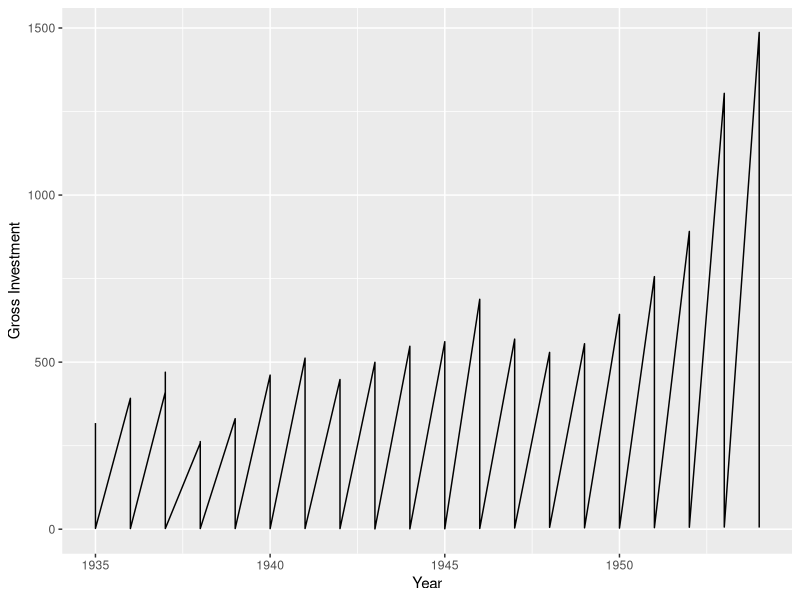
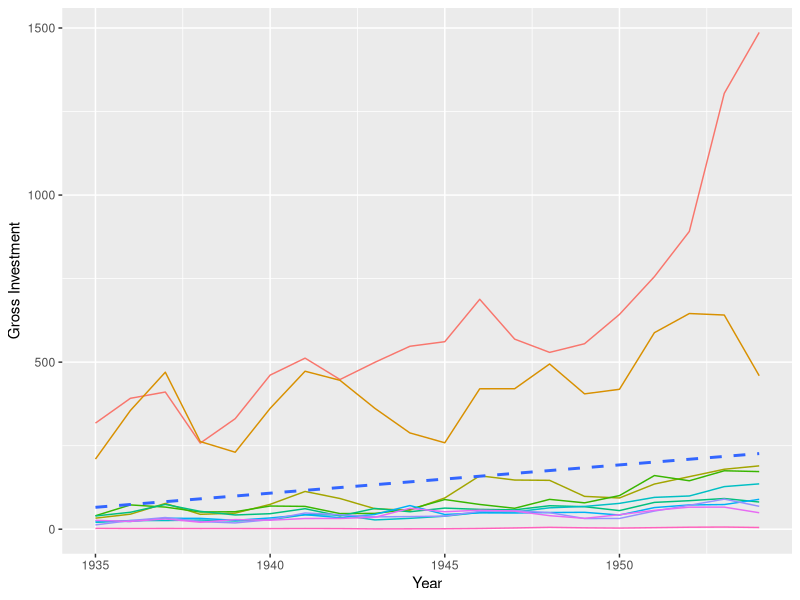
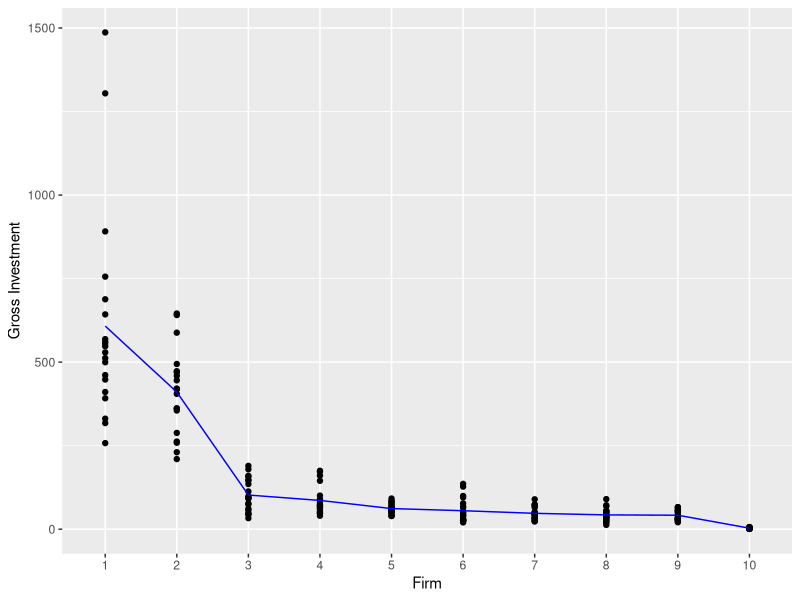
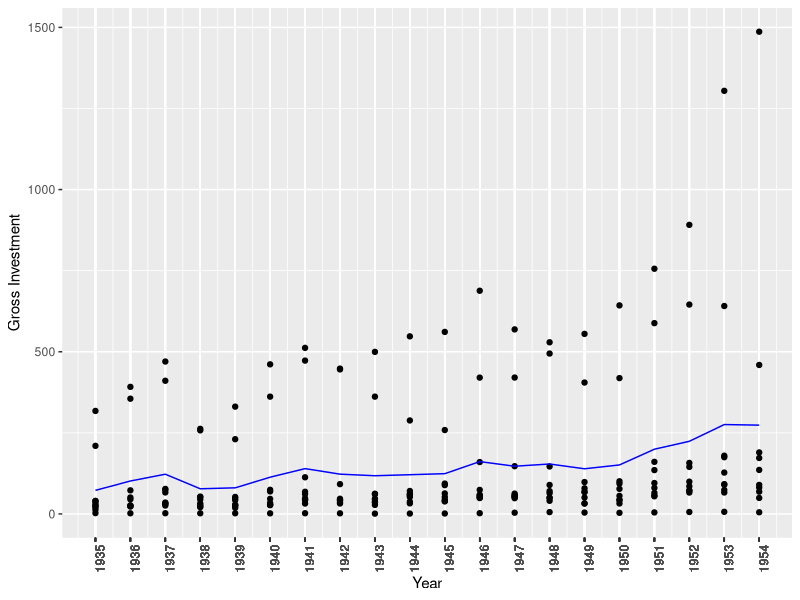
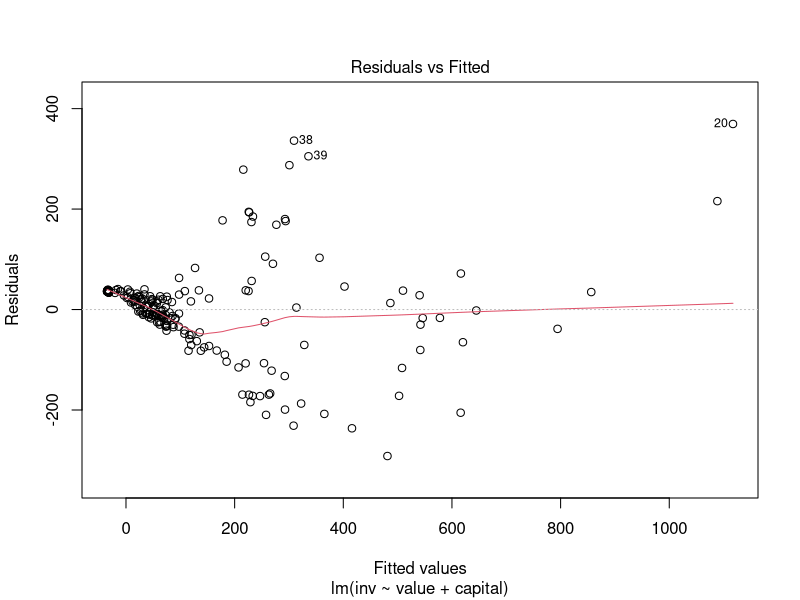
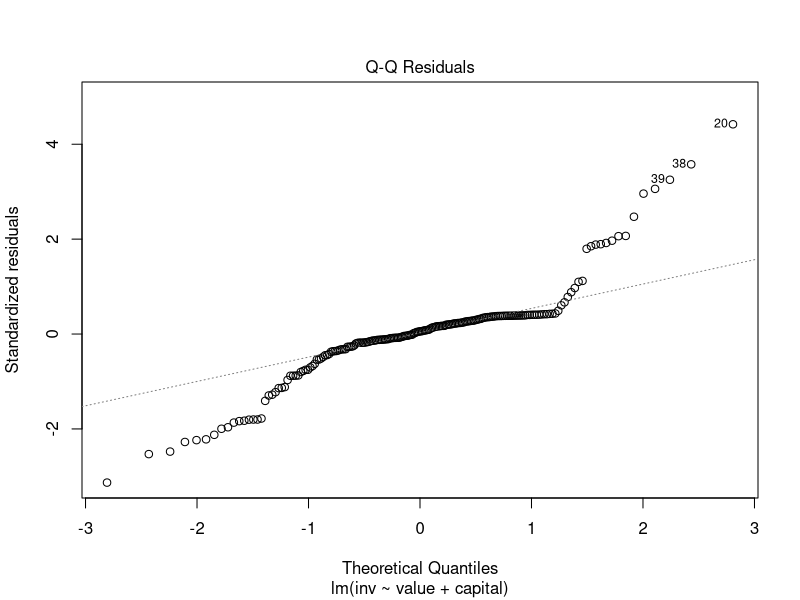
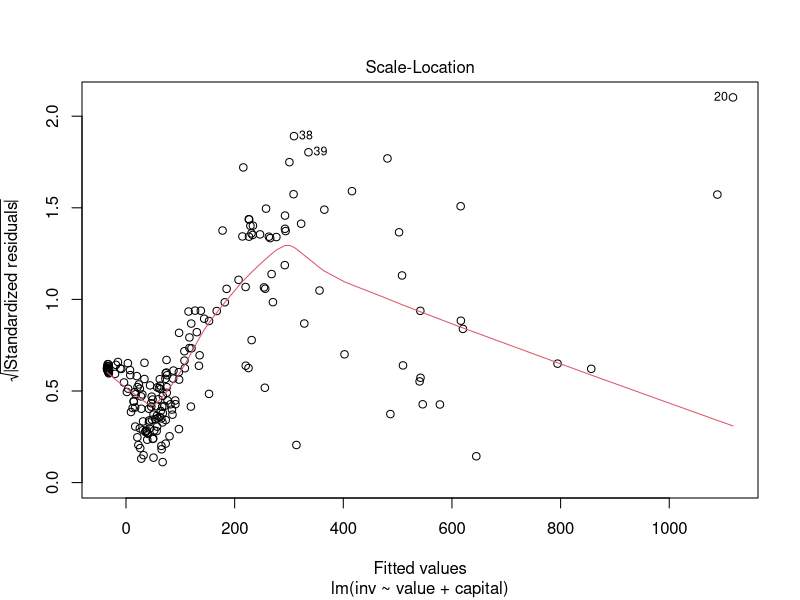
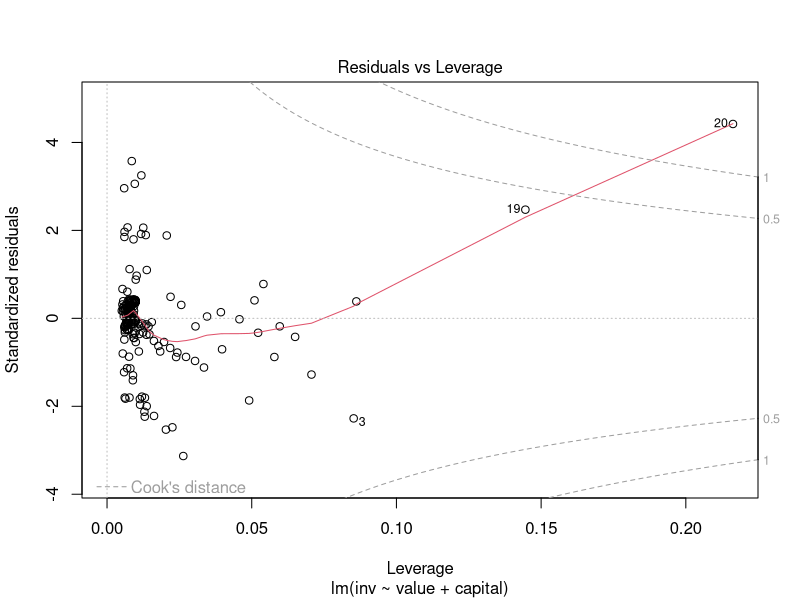

Source code (R) for these figures, in order:
library(tidyverse)
library(plm)

# Balance of Data

data("Grunfeld", package = "plm")
str(Grunfeld)
head(Grunfeld)
is.pbalanced(Grunfeld)
Grunfeld %>%
  select(year, firm) %>%
  table()

data("EmplUK", package = "plm")
str(EmplUK)
head(EmplUK)
is.pbalanced(EmplUK)
EmplUK %>%
  select(year, firm) %>%
  filter(firm %in% c(1:10)) %>% 
  table()

E1 <- make.pbalanced(EmplUK,
                     balance.type = "fill")
head(E1)

E2 <- make.pbalanced(EmplUK,
                     balance.type = "shared.times")
head(E2)

E3 <- make.pbalanced(EmplUK,
                     balance.type = "shared.individuals")
head(E3)

# Graph of Data

head(df <- Grunfeld)

ggplot(df, aes(x = year, y = inv)) +
  geom_line() +
  labs(x = "Year",  y = "Gross Investment") +
  theme(legend.position = "none")

ggplot(df, aes(x = year, y = inv)) +
  geom_line(aes(colour = as.factor(firm))) +
  geom_smooth(method = "lm", se = F, lty = "dashed") +
  labs(x = "Year",  y = "Gross Investment") +
  theme(legend.position = "none")

df %>%
  group_by(firm) %>%
  summarise(inv_mean = mean(inv)) %>%
  left_join(df) %>%
  ggplot(., 
         aes(x = reorder(as.character(firm), firm), y = inv)) +
  geom_point() +
  geom_line(aes(x = firm, y = inv_mean), col = "blue") +
  labs(x = "Firm", y = "Gross Investment")

df %>%
  group_by(year) %>%
  summarise(inv_mean = mean(inv)) %>%
  left_join(df) %>%
  ggplot(., 
         aes(x = year, y = inv)) +
  geom_point() +
  geom_line(aes(x = year, y = inv_mean), col = "blue") +
  scale_x_continuous(labels = as.character(df$year), 
                     breaks = df$year) +
  labs(x = "Year", y = "Gross Investment") +
  theme(axis.text.x = element_text(angle = 90))

# Pooled OLS

pl <- lm(inv ~ value + capital, df)
summary(pl)
plot(pl)

Box.test(pl$resid)
library(car)
durbinWatsonTest(pl, max.lag = 2)
library(lmtest)
bgtest(pl)

library(forecast)
checkresiduals(pl)

shapiro.test(pl$residuals)
bptest(pl)

rm(list = ls())
